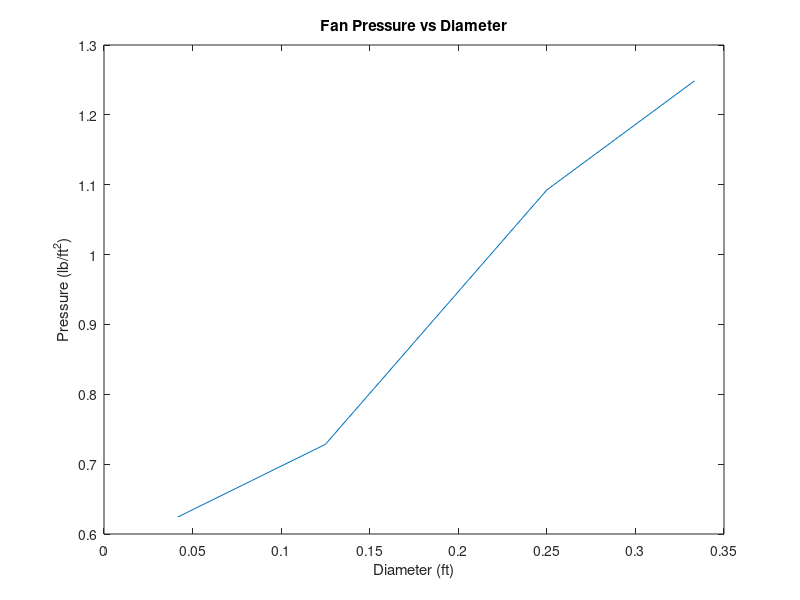
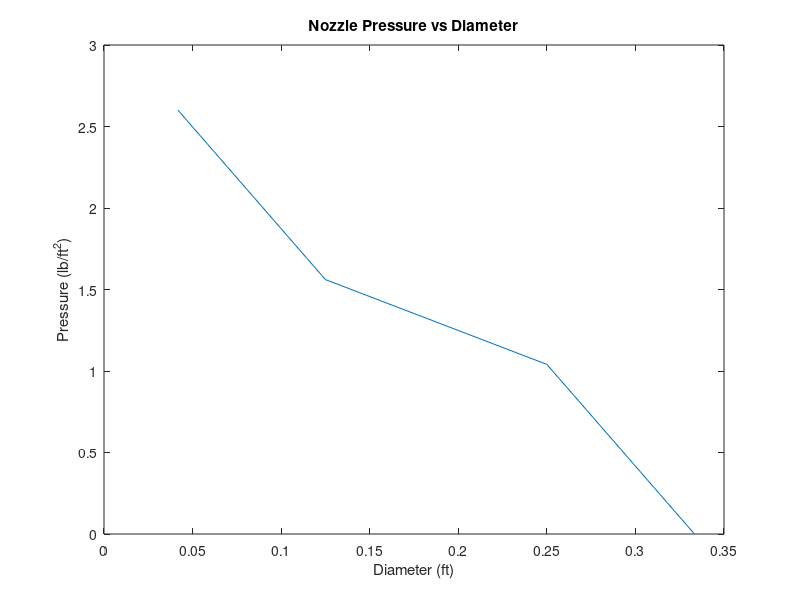
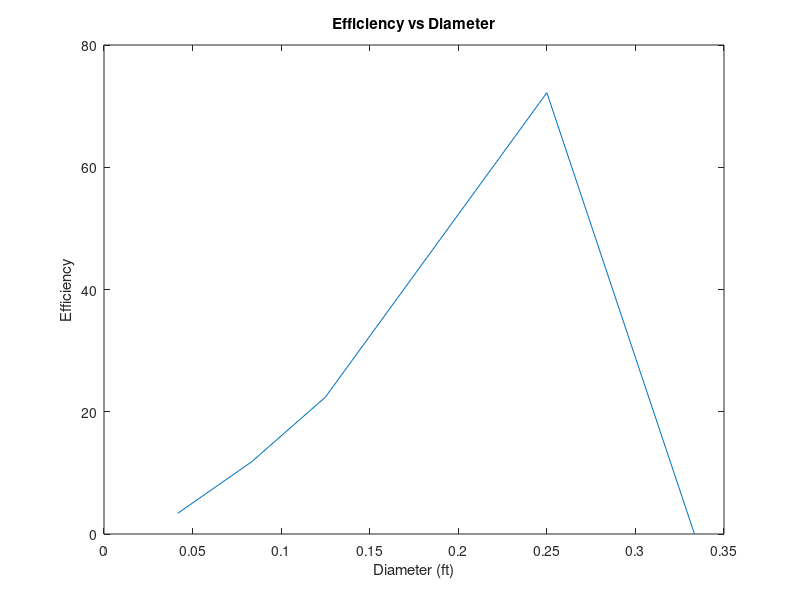
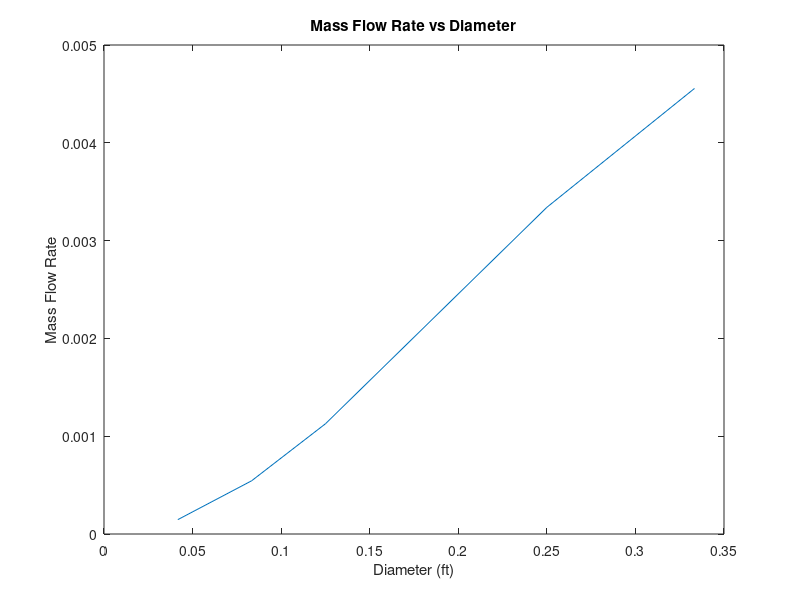

MATLAB code for these plots, in order:
clear
close all
in2psf = .03613*12^2 ; % inches of water to pounds per square foot
ptare = 1.44 ;
%% Blockage
dp_nozzler = [ 0 .2 .3 .4 .5 ] ; % reading (in H2O)
dp_nozzle = dp_nozzler*in2psf ; % convert to something useful (lb/ft^2)
r = 287.05*5.97994 ; % ft lb/( slug * R )
pa = 14.7*12^2 ; % ambient pressure (lb/ft^2)
ta = 518.47 ; % Rankine
rho = pa/(r*ta) ; % slug/ft^3
rpm = 27 * 58.25 ; %RPM from Hertz

pp = [ .08 .077 .076 .074 .072 ] ; %percent power
powerm = .75*pp ; % convert percent to kW 
power = powerm*737.56 ; % kW to ft lb/s
workrate = (power*(2*pi))/778.16 ; 
d = [ 4 3 1.5 1 .5 ] / 12 ; % diameter in ft
a = (d/2).^2*pi ; % area in ft^2
pfangage = [ 1.68 1.65 1.58 1.57 1.56 ] ; %measuredin H2O
pfan = ( pfangage - ptare )*in2psf ; % useful value lb/ft^2
v = sqrt( ( 2*dp_nozzle ) / rho ) ; % Velocity in ft/s
    %Solve for a reasonable velocity with no blockage by fitting function
    %and extrapolation. I did this because velocity shouldn't be 0
    vfit = polyfit( d(2:5) , v(2:5) , 1 );
    vfun = @(x) vfit(1)*x + vfit(2) ;
efficiency = (a.*v.*(dp_nozzle+pa))./(power) ; % Formula given in lab
mdot = rho.*a.*vfun(d) ; % Mass flow rate
    efit = polyfit( d(2:5) , efficiency(2:5) , 2 );
    efun = @(x) efit(1)*x.^2 + efit(2)*x + efit(3) ;

% Graphs
figure
plot( d , pfan )
title( 'Fan Pressure vs Diameter' )
xlabel( 'Diameter (ft)' )
ylabel( 'Pressure (lb/ft^2)' )
figure
plot( d , dp_nozzle )
title( 'Nozzle Pressure vs Diameter' )
xlabel( 'Diameter (ft)' )
ylabel( 'Pressure (lb/ft^2)' )
figure
plot( d , efficiency )
title( 'Efficiency vs Diameter' )
xlabel( 'Diameter (ft)' )
ylabel( 'Efficiency' )
figure
plot( d , mdot )
title( 'Mass Flow Rate vs Diameter' )
xlabel( 'Diameter (ft)' )
ylabel( 'Mass Flow Rate' )

%% Venturi
pa = linspace( pa , pa , 4 ) ;
pfanvr = [ 1.61 1.53 1.4 1.21 ] ; %measured in H20
dp_nozzvr = [ .25 .45 .7 1.11 ] ; %measured in H20
p1vr = [ 1.58 1.78 2.17 2.56 ] ; %measured in H20
pfanv = ( pfanvr - ptare ) * in2psf ; %dynamic pressure at fan lb/ft^2
dp_nozzv = dp_nozzvr * in2psf ; % dynamic pressure lb/ft^2
p1v = ( p1vr - ptare ) * in2psf ; %dynamic venturi pressure lb/ft^2
ppv = [ 10.7 17.5 27.1 41 ] * .01 ; % percent power
powerv = ppv*.75*737.56 ; % power in ft-lb/s
hz = [ 25 35 45 55 ] ; %Frequency
rpmv = hz*58.25 ; %RPM from Hz
velocityv = sqrt( 2*( dp_nozzv / rho ) ) ; % velocity using dynamic P equation (ft/s)
Q = a(1)*velocityv ; %Volumetric Flow rate
efficiencyv = (Q.*(dp_nozzv+pa))./powerv ; %efficiency using formula. I don't think that pressure is correct since efficiency is over 100 percent

%Graph
figure
plot( rpmv , efficiencyv )
title( 'Efficiency vs rpm' )
xlabel( 'rpm' )
ylabel( 'Efficiency' )
figure
plot( rpmv.^2 , pfanv )
title( 'Fan Pressure vs rpm' )
xlabel( 'rpm' )
ylabel( 'Fan Pressure (lb/ft^2)' )
figure
plot( rpmv.^3 , powerv )
title( 'Power vs rpm' )
xlabel( 'rpm' )
ylabel( 'Power (ft-lb/s)' )
figure
plot( rpmv , velocityv )
title( 'Velocity vs rpm' )
xlabel( 'rpm' )
ylabel( 'Velocity (ft/s)' )

%% Heat
pa = 14.7*12^2 ; %ambient pressure
cp = 187.5387922065*32.174 ; % Cp in pound-force/slug-Rankine
dp_nozzh = .1*in2psf ; % pounds per square foot
pfanhr = 1.68 ; % in H2O
hzh = 27 ; % Hertz
te = 533.07 ; % Rankine
rhoe = (pa+dp_nozzh)/(r*te) ; % Density at exit
I1 = 3.3 ; % Current Amp
I2 = 3.4 ;
V = 120 ; % Voltage (V)
velocityh = sqrt( 2*( dp_nozzh / rhoe ) ) ; % ft/s
mdoth = rhoe*a(1)*velocityh ; %Mass flow rate
    %We don't have percent power for this data. Using polynomials fit to
    %blockage data I made formulas to find what power corresponds to a
    %particular mass flow rate
    dfm = polyfit( mdot(2:5) , d(2:5) , 2 ) ;
    d_from_mdot = @(x) dfm(1)*x.^2 + dfm(2)*x + dfm(3) ;
    pfd = polyfit( power(2:5) , d(2:5) , 2 ) ;
    power_from_d = @(x) pfd(1)*x.^2 + pfd(2)*x + pfd(3) ;
powerh = power_from_d( d_from_mdot( mdoth ) ) ; %Shaft power
aheattran = - powerh + mdoth*( cp*( te - ta ) + ( .5 * velocityh^2 )) ; %Actual heat transfer to air
theattran = .5 * ( I1 + I2 ) * V * .73756 ; %Theoretical heat transfer
efficiencyh = aheattran/theattran ; %Heater efficiency
